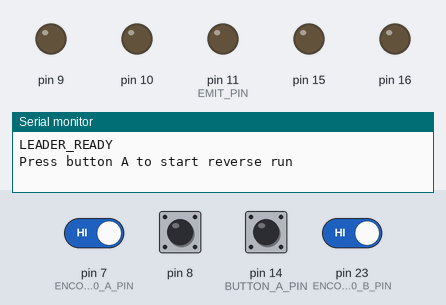
Simulated run of this sketch. Board: Arduino Leonardo, built with avr-gcc and run on an emulated ATmega32U4. Parts: output pins drawn as LEDs (lit = HIGH), the last lines printed to the serial monitor. The inputs (shaded band) are chosen by the test bench; at power-on: pin 7 (ENCODER_0_A_PIN), pin 8, pin 14 (BUTTON_A_PIN), pin 23 (ENCODER_0_B_PIN) HIGH.

Above: at 1.2 s.
1.3 s: pin 14 (BUTTON_A_PIN) pulled LOW for 0.15 s
At 3.2 s:
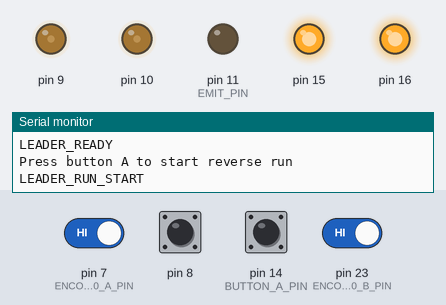
Timing chart, 0 to 7.8 s (numbered marks = the images above; inputs shaded):
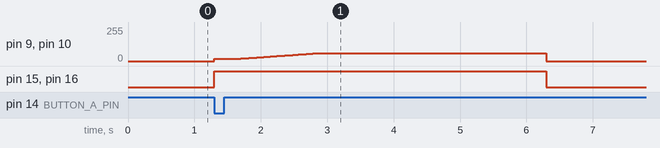

Measured:
- after the input at 1.3 s, pin 9, pin 10: rises from 0/255 to 60/255 in 1.6 s, then falls to 0/255 in 3.4 s; pin 15, pin 16: LOW → HIGH at once, → LOW 5.0 s later

The sketch:

leader_yoffset_test_v1.ino
```cpp
#include "Motors.h"
#include "LineSensors.h"
#include "PID.h"
#include "Encoders.h"

Motors_c motors;
PID_c left_pid;
PID_c right_pid;

const int BUTTON_A_PIN = 14;

//Test settings
const uint32_t REVERSE_TIME_MS = 5000;
const float REVERSE_SPEED_DEMAND = -0.35f;

// Control timing
const uint32_t SPEED_EST_MS = 10;
const uint32_t CTRL_MS = 20;
const float ALPHA = 0.2f;

// PWM limits
const int PWM_MAX_ABS = 60;
const int PWM_FLOOR = 18;

// Drive PID
const float DRIVE_KP = 15.0f;
const float DRIVE_KI = 0.1f;
const float DRIVE_KD = 0.0f;

bool reversing = false;
bool lastButtonState = HIGH;
uint32_t reverseStartTime = 0;
uint32_t lastCtrlTime = 0;
uint32_t lastSpeedTime = 0;

long last_e0 = 0;
long last_e1 = 0;
float right_speed = 0.0f;
float left_speed = 0.0f;
float last_speed_e0 = 0.0f;
float last_speed_e1 = 0.0f;

int clampInt(int x, int lo, int hi) {
  if (x < lo) return lo;
  if (x > hi) return hi;
  return x;
}

int applyPwmFloor(int pwm, float demand_speed, int floorVal) {
  if (demand_speed == 0.0f) return 0;
  if (abs(pwm) < floorVal) {
    pwm = (demand_speed > 0.0f) ? floorVal : -floorVal;
  }
  return pwm;
}

void stopRobot() {
  motors.setPWM(0, 0);
  left_pid.reset();
  right_pid.reset();
}

void updateWheelSpeedsIfNeeded() {
  uint32_t now = millis();
  uint32_t elapsed = now - lastSpeedTime;
  if (elapsed < SPEED_EST_MS) return;

  lastSpeedTime = now;

  long delta_e0 = count_e0 - last_e0;
  long delta_e1 = count_e1 - last_e1;
  last_e0 = count_e0;
  last_e1 = count_e1;

  float speed_e0 = (float)delta_e0 / (float)elapsed;
  float speed_e1 = (float)delta_e1 / (float)elapsed;

  right_speed = ALPHA * speed_e0 + (1.0f - ALPHA) * last_speed_e0;
  left_speed  = ALPHA * speed_e1 + (1.0f - ALPHA) * last_speed_e1;

  last_speed_e0 = right_speed;
  last_speed_e1 = left_speed;
}

void updateReverseControlIfNeeded() {
  uint32_t now = millis();
  if (now - lastCtrlTime < CTRL_MS) return;
  lastCtrlTime = now;

  float l_pwm_f = left_pid.update(REVERSE_SPEED_DEMAND, left_speed);
  float r_pwm_f = right_pid.update(REVERSE_SPEED_DEMAND, right_speed);

  int l_pwm = clampInt((int)l_pwm_f, -PWM_MAX_ABS, PWM_MAX_ABS);
  int r_pwm = clampInt((int)r_pwm_f, -PWM_MAX_ABS, PWM_MAX_ABS);

  l_pwm = applyPwmFloor(l_pwm, REVERSE_SPEED_DEMAND, PWM_FLOOR);
  r_pwm = applyPwmFloor(r_pwm, REVERSE_SPEED_DEMAND, PWM_FLOOR);

  motors.setPWM(l_pwm, r_pwm);
}

void setup() {
  Serial.begin(115200);

  motors.initialise();
  setupEncoder0();
  setupEncoder1();

  // Leader keeps its IR emitters ON continuously.
  pinMode(EMIT_PIN, OUTPUT);
  digitalWrite(EMIT_PIN, LOW);

  pinMode(BUTTON_A_PIN, INPUT_PULLUP);

  left_pid.initialise(DRIVE_KP, DRIVE_KI, DRIVE_KD);
  right_pid.initialise(DRIVE_KP, DRIVE_KI, DRIVE_KD);
  left_pid.reset();
  right_pid.reset();

  last_e0 = count_e0;
  last_e1 = count_e1;
  lastSpeedTime = millis();
  lastCtrlTime = millis();

  motors.setPWM(0, 0);
  Serial.println("LEADER_READY");
  Serial.println("Press button A to start reverse run");
}

void loop() {
  bool buttonState = digitalRead(BUTTON_A_PIN);

  if (!reversing && lastButtonState == HIGH && buttonState == LOW) {
    reversing = true;
    reverseStartTime = millis();
    left_pid.reset();
    right_pid.reset();
    Serial.println("LEADER_RUN_START");
  }

  updateWheelSpeedsIfNeeded();

  if (reversing) {
    updateReverseControlIfNeeded();

    if (millis() - reverseStartTime >= REVERSE_TIME_MS) {
      reversing = false;
      stopRobot();
      Serial.println("LEADER_RUN_END");
    }
  } else {
    motors.setPWM(0, 0);
  }

  lastButtonState = buttonState;
}
```

Encoders.h
```cpp
/*
 *
 * This code has been completed for you and should not be changed.
 * This code will be discussed in Labsheet 3.
 *
 */

#ifndef _ENCODERS_H
#define _ENCODERS_H

#define ENCODER_0_A_PIN  7
#define ENCODER_0_B_PIN  23
#define ENCODER_1_A_PIN  26
//#define ENCODER_1_B_PIN Non-standard pin!


// Volatile Global variables used by Encoder ISR.
volatile long count_e0; // used by encoder to count the rotation
volatile byte state_e0; // used to determine quadrature state
volatile long count_e1;
volatile byte state_e1;


// This ISR handles just Encoder 1
// ISR to read the Encoder1 Channel A and B pins
// and then look up based on  transition what kind of
// rotation must have occured.
ISR( INT6_vect ) {
  // We know that the ISR is only called when a pin changes.
  // We also know only 1 pin can change at a time.
  // The XOR(AB) signal change from "Channel A" triggers ISR.

  // First, Read in the new state of the encoder pins.
  // Standard pins, so standard read functions.
  boolean e0_B = digitalRead( ENCODER_0_B_PIN ); // normal B state
  boolean e0_A = digitalRead( ENCODER_0_A_PIN ); // XOR(AB)

  // Software XOR (^) logically infers
  // the true value of A given the state of B
  e0_A = e0_A ^ e0_B;

  // Shift our (new) current readings into bit positions
  // 2 and 3 in the state variable (current state)
  // State: (bit3)  (bit2)  (bit1)   (bit0)
  // State:  new B   new A   old B   old A
  state_e0 = state_e0 | ( e0_B  << 3 );
  state_e0 = state_e0 | ( e0_A  << 2 );

  if ( state_e0 == 1 ) {
    count_e0--;
  } else if ( state_e0 == 2) {
    count_e0++;
  } else if ( state_e0 == 4) {
    count_e0++;
  } else if ( state_e0 == 7) {
    count_e0--;
  } else if ( state_e0 == 8) {
    count_e0--;
  } else if ( state_e0 == 11) {
    count_e0++;
  } else if ( state_e0 == 13) {
    count_e0++;
  } else if ( state_e0 == 14) {
    count_e0--;
  }

  // Shift the current readings (bits 3 and 2) down
  // into position 1 and 0 (to become prior readings)
  // This bumps bits 1 and 0 off to the right, "deleting"
  // them for the next ISR call.
  state_e0 = state_e0 >> 2;

}


// This ISR handles just Encoder 0
// ISR to read the Encoder0 Channel A and B pins
// and then look up based on  transition what kind of
// rotation must have occured.
ISR( PCINT0_vect ) {

  // First, Read in the new state of the encoder pins.

  // Mask for a specific pin from the port.
  // Non-standard pin, so we access the register
  // directly.
  // Reading just PINE would give us a number
  // composed of all 8 bits.  We want only bit 2.
  // B00000100 masks out all but bit 2
  // It is more portable to use the PINE2 keyword.
  boolean e1_B = PINE & (1 << PINE2);
  //boolean e1_B = PINE & B00000100;  // Does same as above.

  // Standard read from the other pin.
  boolean e1_A = digitalRead( ENCODER_1_A_PIN ); // 26 the same as A8


  e1_A = e1_A ^ e1_B;

  // Create a bitwise representation of our states
  // We do this by shifting the boolean value up by
  // the appropriate number of bits, as per our table
  // header:
  //
  // State :  (bit3)  (bit2)  (bit1)  (bit0)
  // State :  New A,  New B,  Old A,  Old B.
  state_e1 = state_e1 | ( e1_B  << 3 );
  state_e1 = state_e1 | ( e1_A  << 2 );


  // This is an inefficient way of determining
  // the direction.  However it illustrates well
  // against the lecture slides.
  if ( state_e1 == 1 ) {
    count_e1--;
  } else if ( state_e1 == 2) {
    count_e1++;
  } else if ( state_e1 == 4) {
    count_e1++;
  } else if ( state_e1 == 7) {
    count_e1--;
  } else if ( state_e1 == 8) {
    count_e1--;
  } else if ( state_e1 == 11) {
    count_e1++;
  } else if ( state_e1 == 13) {
    count_e1++;
  } else if ( state_e1 == 14) {
    count_e1--;
  }

  // Shift the current readings (bits 3 and 2) down
  // into position 1 and 0 (to become prior readings)
  // This bumps bits 1 and 0 off to the right, "deleting"
  // them for the next ISR call.
  state_e1 = state_e1 >> 2;
}


/*
   This setup routine enables interrupts for
   encoder1.  The interrupt is automatically
   triggered when one of the encoder pin changes.
   This is really convenient!  It means we don't
   have to check the encoder manually.
*/
void setupEncoder0()
{
  count_e0 = 0;

  // Setup pins for right encoder
  pinMode( ENCODER_0_A_PIN, INPUT );
  pinMode( ENCODER_0_B_PIN, INPUT );

  // initialise the recorded state of e0 encoder.
  state_e0 = 0;

  // Get initial state of encoder pins A + B
  boolean e0_A = digitalRead( ENCODER_0_A_PIN );
  boolean e0_B = digitalRead( ENCODER_0_B_PIN );
  e0_A = e0_A ^ e0_B;

  // Shift values into correct place in state.
  // Bits 1 and 0  are prior states.
  state_e0 = state_e0 | ( e0_B << 1 );
  state_e0 = state_e0 | ( e0_A << 0 );


  // Now to set up PE6 as an external interupt (INT6), which means it can
  // have its own dedicated ISR vector INT6_vector

  // Page 90, 11.1.3 External Interrupt Mask Register – EIMSK
  // Disable external interrupts for INT6 first
  // Set INT6 bit low, preserve other bits
  EIMSK = EIMSK & ~(1 << INT6);
  //EIMSK = EIMSK & B1011111; // Same as above.

  // Page 89, 11.1.2 External Interrupt Control Register B – EICRB
  // Used to set up INT6 interrupt
  EICRB |= ( 1 << ISC60 );  // using header file names, push 1 to bit ISC60
  //EICRB |= B00010000; // does same as above

  // Page 90, 11.1.4 External Interrupt Flag Register – EIFR
  // Setting a 1 in bit 6 (INTF6) clears the interrupt flag.
  EIFR |= ( 1 << INTF6 );
  //EIFR |= B01000000;  // same as above

  // Now that we have set INT6 interrupt up, we can enable
  // the interrupt to happen
  // Page 90, 11.1.3 External Interrupt Mask Register – EIMSK
  // Disable external interrupts for INT6 first
  // Set INT6 bit high, preserve other bits
  EIMSK |= ( 1 << INT6 );
  //EIMSK |= B01000000; // Same as above

}


void setupEncoder1(){

  count_e1 = 0;

  // Setting up left encoder:
  // The 3Pi board uses the pin PE2 (port E, pin 2) which is
  // very unconventional.  It doesn't have a standard
  // arduino alias (like d6, or a5, for example).
  // We set it up here with direct register access
  // Writing a 0 to a DDR sets as input
  // DDRE = Data Direction Register (Port)E
  // We want pin PE2, which means bit 2 (counting from 0)
  // PE Register bits [ 7  6  5  4  3  2  1  0 ]
  // Binary mask      [ 1  1  1  1  1  0  1  1 ]
  //
  // By performing an & here, the 0 sets low, all 1's preserve
  // any previous state.
  DDRE = DDRE & ~(1 << DDE6);
  //DDRE = DDRE & B11111011; // Same as above.

  // We need to enable the pull up resistor for the pin
  // To do this, once a pin is set to input (as above)
  // You write a 1 to the bit in the output register
  PORTE = PORTE | (1 << PORTE2 );
  //PORTE = PORTE | 0B00000100;

  // Encoder1 uses conventional pin 26
  pinMode( ENCODER_1_A_PIN, INPUT );
  digitalWrite( ENCODER_1_A_PIN, HIGH ); // Encoder 1 xor

  // initialise the recorded state of e1 encoder.
  state_e1 = 0;

  // Get initial state of encoder.
  boolean e1_B = PINE & (1 << PINE2);
  //boolean e1_B = PINE & B00000100;  // Does same as above.

  // Standard read from the other pin.
  boolean e1_A = digitalRead( ENCODER_1_A_PIN ); // 26 the same as A8

  // Some clever electronics combines the
  // signals and this XOR restores the
  // true value.
  e1_A = e1_A ^ e1_B;

  // Shift values into correct place in state.
  // Bits 1 and 0  are prior states.
  state_e1 = state_e1 | ( e1_B << 1 );
  state_e1 = state_e1 | ( e1_A << 0 );

  // Enable pin-change interrupt on A8 (PB4) for encoder0, and disable other
  // pin-change interrupts.
  // Note, this register will normally create an interrupt a change to any pins
  // on the port, but we use PCMSK0 to set it only for PCINT4 which is A8 (PB4)
  // When we set these registers, the compiler will now look for a routine called
  // ISR( PCINT0_vect ) when it detects a change on the pin.  PCINT0 seems like a
  // mismatch to PCINT4, however there is only the one vector servicing a change
  // to all PCINT0->7 pins.
  // See Manual 11.1.5 Pin Change Interrupt Control Register - PCICR

  // Page 91, 11.1.5, Pin Change Interrupt Control Register
  // Disable interrupt first
  PCICR = PCICR & ~( 1 << PCIE0 );
  // PCICR &= B11111110;  // Same as above

  // 11.1.7 Pin Change Mask Register 0 – PCMSK0
  PCMSK0 |= (1 << PCINT4);

  // Page 91, 11.1.6 Pin Change Interrupt Flag Register – PCIFR
  PCIFR |= (1 << PCIF0);  // Clear its interrupt flag by writing a 1.

  // Enable
  PCICR |= (1 << PCIE0);
}

#endif
```

LineSensors.h
```cpp
// Labsheet 2 approach 1 followed, not implemented the supplementary labsheet instructions

/***************************************
 ,        .       .           .     ,-.
 |        |       |           |        )
 |    ,-: |-. ,-. |-. ,-. ,-. |-      /
 |    | | | | `-. | | |-' |-' |      /
 `--' `-` `-' `-' ' ' `-' `-' `-'   '--'
****************************************/

// this #ifndef stops this file
// from being included mored than
// once by the compiler.
#ifndef _LINESENSORS_H
#define _LINESENSORS_H

// We will use all 5 line sensors (DN1 - 5)
// and so define a constant here, rather than
// type '5' in lots of places.
#define NUM_SENSORS 5

// From testing a threshold of 0.7 works well for 'seeing' the black line
#define sensorthreshold 0.7

// Pin definitions
// This time, we will use an array to store the
// pin definitions.  This is a bit like a list.
// This way, we can either loop through the
// list automatically, or we can ask for a pin
// by indexing, e.g. sensor_pins[0] is A11,
// sensors_pins[1] is A0.
const int sensor_pins[ NUM_SENSORS ] = { A11, A0, A2, A3, A4 };

// This is the pin used to turn on the infra-
// red LEDs.
#define EMIT_PIN   11


// Class to operate the linesensors.
class LineSensors_c {

  public:

    // Store your readings into this array.
    // You can then access these readings elsewhere
    // by using the syntax line_sensors.readings[n];
    // Where n is a value [0:4]
    float readings[ NUM_SENSORS ];

    // Variables to store calibration constants.
    // Make use of these as a part of the exercises
    // in labsheet 2.
    float minimum[ NUM_SENSORS ];
    float maximum[ NUM_SENSORS ];
    float scaling[ NUM_SENSORS ];
    float range[ NUM_SENSORS ];
    // Variable to store the calculated calibrated
    // (corrected) readings. Needs to be updated via
    // a function call, which is completed in
    // labsheet 2.
    float calibrated[ NUM_SENSORS ];

    // Constructor, must exist.
    LineSensors_c() {
      // leave this empty
    }

    // Refer to Labsheet 2: Approach 1
    // Fix areas marked ????
    // Use this function to setup the pins required
    // to perform an read of the line sensors using
    // the ADC.
    void initialiseForADC() {

      // Ensure that the IR LEDs are on
      // for line sensing
      pinMode( EMIT_PIN, INPUT );
      digitalWrite( EMIT_PIN, HIGH );

      // Configure the line sensor pins
      // DN1, DN2, DN3, DN4, DN5.
      for( int sensor = 0; sensor < NUM_SENSORS; sensor++ ) {
              pinMode( sensor_pins[sensor], INPUT_PULLUP );
      }

    } // End of initialiseForADC()


    // Refer to Labsheet 2: Approach 1
    // Fix areas marked ????
    // This function is as simple as using a call to
    // analogRead()
    void readSensorsADC() {

      // First, initialise the pins.
      // You need to complete this function (above).
      // initialiseForADC(); // this can be done once in setup so can be commented out here


      for( int sensor = 0; sensor < NUM_SENSORS; sensor++ ) {
               readings[sensor] = analogRead(sensor_pins[sensor]);
      }

    } // End of readSensorsADC()


    // Use this function to apply the calibration values
    // that were captured in your calibration routine.
    // Therefore, you will need to write a calibration
    // routine (see Labsheet 2)
    void calcCalibratedADC() {

      // Get latest readings (raw values)
      readSensorsADC();

      // Apply calibration values, store in calibrated[]
      for( int sensor = 0; sensor < NUM_SENSORS; sensor++ ) {
              calibrated[sensor] = (readings[sensor]-minimum[sensor])/range[sensor];
      }

    } // End of calcCalibratedADC()


    // Two sensor functions - one for any sensor, one for specific - allows turning logic to be tailored to which sensor
    // Check if a specific sensor is on black
    bool SetOnLine(int which_sensor, float threshold = sensorthreshold) {
      if (which_sensor < 0 || which_sensor >= NUM_SENSORS){ // If sensor number < 0 or sensor number > Number sensors then return false as a safety measure for incorrect inputs
        return false; // safety for if the
      }
      return calibrated[which_sensor] >= threshold; // returns true if sensor x is over black
    }

    // Check if any sensor sees black
    bool AnyOnLine(float threshold = sensorthreshold) {
      for (int i = 0; i < NUM_SENSORS; i++) {
          if (calibrated[i] >= threshold) return true;
      }
      return false;
    }


    // Part of the Advanced Exercises for Labsheet 2
    void initialiseForDigital() {

      // Ensure that the IR LEDs are on
      // for line sensing
      pinMode( EMIT_PIN, OUTPUT );
      digitalWrite( EMIT_PIN, HIGH );

    } // End of initialiseForDigital()

    // Part of the Advanced Exercises for Labsheet 2
    void readSensorsDigital() {
    //  ???
    } // End of readSensorsDigital()

}; // End of LineSensor_c class defintion


#endif
```

Source omitted: Motors.h (4728 bytes), PID.h (3827 bytes)
